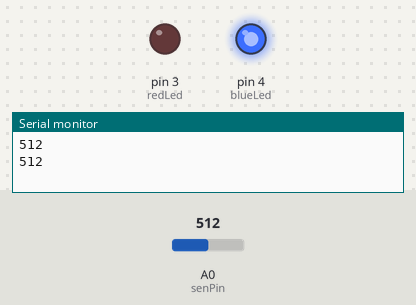
Recording of a sketch running on a simulated Arduino Uno, built with avr-gcc and run on an emulated ATmega328P. On the bench: output pins drawn as LEDs (lit = HIGH), the last lines printed to the serial monitor. Inputs (shaded band) come from the test bench; at power-on: A0 (senPin) = 512.

Above: at 1.8 s.
1.9 s: A0 (senPin) set to 588
3.4 s: A0 (senPin) set to 610
At 4.3 s:
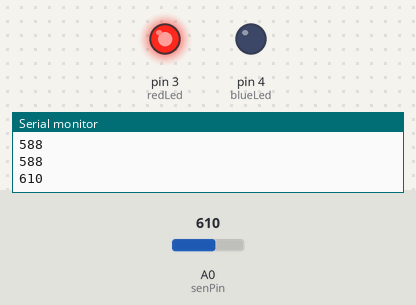
5.5 s: A0 (senPin) set to 590
At 7.1 s:
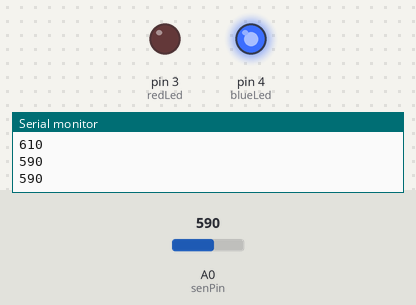
7.5 s: A0 (senPin) set to 716
At 8.6 s:
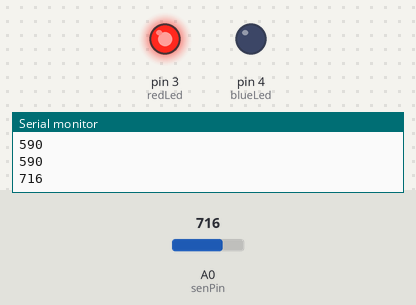
Timing chart, 0 to 10.5 s (numbered marks = the images above; inputs shaded):
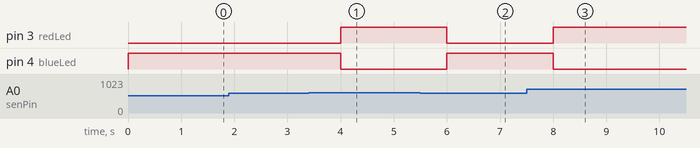

Measured:
- the behaviour switches between 600 and 601 on A0 (senPin) (found by bisection; images 0 and 1)
- after the input at 3.4 s, pin 3 (redLed): LOW → HIGH after 0.60 s; pin 4 (blueLed): HIGH → LOW after 0.60 s
- after the input at 5.5 s, pin 3 (redLed): HIGH → LOW after 0.50 s; pin 4 (blueLed): LOW → HIGH after 0.50 s
- after the input at 7.5 s, pin 3 (redLed): LOW → HIGH after 0.50 s; pin 4 (blueLed): HIGH → LOW after 0.50 s

The sketch:

Arduino_LDR.ino
```cpp
//Arduino code to detect presence and absence of light using a photoresistor module ky018

#include <SoftwareSerial.h>

int senPin=A0;
int senVal=0;
int redLed= 3;
int blueLed=4;

void setup() {

 pinMode(redLed, OUTPUT);
 pinMode(blueLed, OUTPUT);

 //if you want to see the sensor value, enalble serial monitor at 9600 baurd rate.
Serial.begin(9600);

}

void loop() {
  // put your main code here, to run repeatedly:
senVal=analogRead(senPin); // read    the value from the snesor. If the intensity of light is high, the value of sensor is low and vice versa.
Serial.println(senVal); // ptirnt the value from sensor to the serial monitor.

if (senVal>600)
{
  digitalWrite(redLed,HIGH); //RED LED on
  digitalWrite(blueLed, LOW); //BLUE LED off
  delay(1000);
  }else if(senVal<600){
  digitalWrite(redLed,LOW); //RED LED off
  digitalWrite(blueLed, HIGH); //BLUE LED on
  delay(1000);

    }

  }
```
